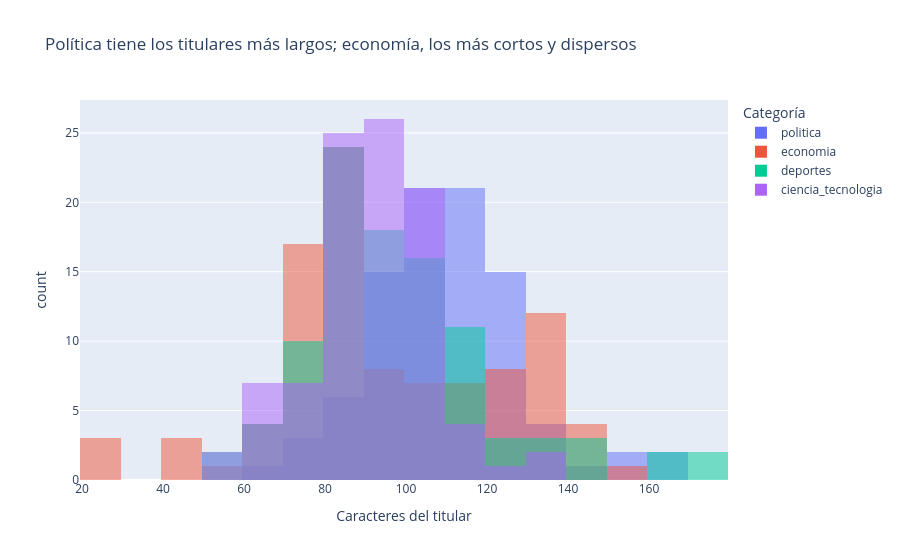

Source (notebook cell):
### Code cell
TITULO_GRAFICO_3 = "Política tiene los titulares más largos; economía, los más cortos y dispersos"
fig = px.histogram(
    noticias_finales, x="largo_titular", color="etiqueta", nbins=30, barmode="overlay",
    title=TITULO_GRAFICO_3,
    labels={"largo_titular": "Caracteres del titular", "etiqueta": "Categoría"},
)
fig.show()

### Figure 1 — Plotly figure (JSON) as saved in the notebook; plotly's stock layout.template omitted (floating-point values rounded to 4 significant figures)
{"data": [{"bingroup": "x", "hovertemplate": "Categoría=politica<br>Caracteres del titular=%{x}<br>count=%{y}<extra></extra>", "legendgroup": "politica", "marker": {"color": "#636efa", "opacity": 0.5, "pattern": {"shape": ""}}, "name": "politica", "nbinsx": 30, "orientation": "v", "showlegend": true, "type": "histogram", "x": [113, 84, 114, 104, 91, 116, 102, 128, 104, 107, 131, 112, 125, 99, 88, 129, 113, 127, 115, 121, 104, 157, 112, 103, 82, 117, 112, 112, 98, 120, 94, 84, 107, 124, 127, 144, 105, 97, 74, 101, 99, 104, 91, 113, 108, 92, 159, 95, 130, 122, 107, 119, 76, 102, 160, 108, 104, 116, 166, 130, 111, 120, 114, 69, 96, 83, 92, 129, 98, 94, 120, 97, 114, 79, 109, 136, 118, 105, 117, 121, 105, 115, 101, 103, 94, 89, 113, 126, 119, 120, 104], "xaxis": "x", "yaxis": "y"}, {"bingroup": "x", "hovertemplate": "Categoría=economia<br>Caracteres del titular=%{x}<br>count=%{y}<extra></extra>", "legendgroup": "economia", "marker": {"color": "#EF553B", "opacity": 0.5, "pattern": {"shape": ""}}, "name": "economia", "nbinsx": 30, "orientation": "v", "showlegend": true, "type": "histogram", "x": [58, 65, 90, 94, 127, 77, 65, 23, 111, 43, 99, 77, 89, 141, 66, 79, 97, 88, 85, 103, 81, 77, 88, 72, 86, 110, 24, 123, 153, 121, 124, 71, 111, 100, 149, 139, 91, 87, 134, 148, 78, 69, 114, 133, 76, 108, 119, 71, 85, 112, 137, 135, 137, 136, 107, 83, 83, 131, 138, 80, 110, 136, 106, 76, 22, 127, 86, 89, 124, 86, 87, 95, 75, 88, 84, 86, 78, 72, 41, 46, 105, 108, 120, 82, 136, 85, 77, 89, 76, 142, 81, 89, 95, 93, 77, 121, 134, 74, 83], "xaxis": "x", "yaxis": "y"}, {"bingroup": "x", "hovertemplate": "Categoría=deportes<br>Caracteres del titular=%{x}<br>count=%{y}<extra></extra>", "legendgroup": "deportes", "marker": {"color": "#00cc96", "opacity": 0.5, "pattern": {"shape": ""}}, "name": "deportes", "nbinsx": 30, "orientation": "v", "showlegend": true, "type": "histogram", "x": [83, 85, 92, 91, 123, 90, 92, 111, 101, 111, 101, 99, 85, 56, 102, 94, 84, 100, 62, 135, 69, 62, 75, 99, 106, 99, 82, 149, 178, 171, 100, 89, 113, 97, 101, 117, 105, 100, 73, 112, 128, 92, 107, 90, 115, 85, 112, 90, 79, 96, 86, 77, 82, 85, 105, 77, 106, 93, 73, 88, 117, 86, 113, 100, 58, 110, 80, 70, 102, 86, 74, 146, 141, 89, 135, 84, 120, 104, 167, 83, 79, 90, 118, 107, 135, 160, 80, 67, 88, 77, 80, 89, 92, 83, 92, 81, 86, 98], "xaxis": "x", "yaxis": "y"}, {"bingroup": "x", "hovertemplate": "Categoría=ciencia_tecnologia<br>Caracteres del titular=%{x}<br>count=%{y}<extra></extra>", "legendgroup": "ciencia_tecnologia", "marker": {"color": "#ab63fa", "opacity": 0.5, "pattern": {"shape": ""}}, "name": "ciencia_tecnologia", "nbinsx": 30, "orientation": "v", "showlegend": true, "type": "histogram", "x": [84, 76, 87, 88, 84, 103, 97, 95, 97, 70, 103, 96, 107, 107, 89, 80, 101, 80, 88, 96, 90, 78, 138, 90, 106, 102, 107, 94, 103, 101, 99, 62, 85, 94, 99, 81, 88, 88, 93, 82, 115, 115, 59, 97, 106, 86, 101, 90, 99, 94, 77, 62, 105, 59, 90, 83, 87, 117, 103, 102, 97, 105, 99, 74, 90, 84, 62, 88, 60, 128, 80, 103, 104, 98, 83, 97, 67, 100, 89, 98, 77, 76, 90, 61, 99, 132, 93, 83, 108, 80, 89, 89, 65, 114, 107], "xaxis": "x", "yaxis": "y"}], "layout": {"barmode": "overlay", "legend": {"title": {"text": "Categoría"}, "tracegroupgap": 0}, "title": {"text": "Política tiene los titulares más largos; economía, los más cortos y dispersos"}, "xaxis": {"anchor": "y", "domain": [0.0, 1.0], "title": {"text": "Caracteres del titular"}}, "yaxis": {"anchor": "x", "domain": [0.0, 1.0], "title": {"text": "count"}}}}
